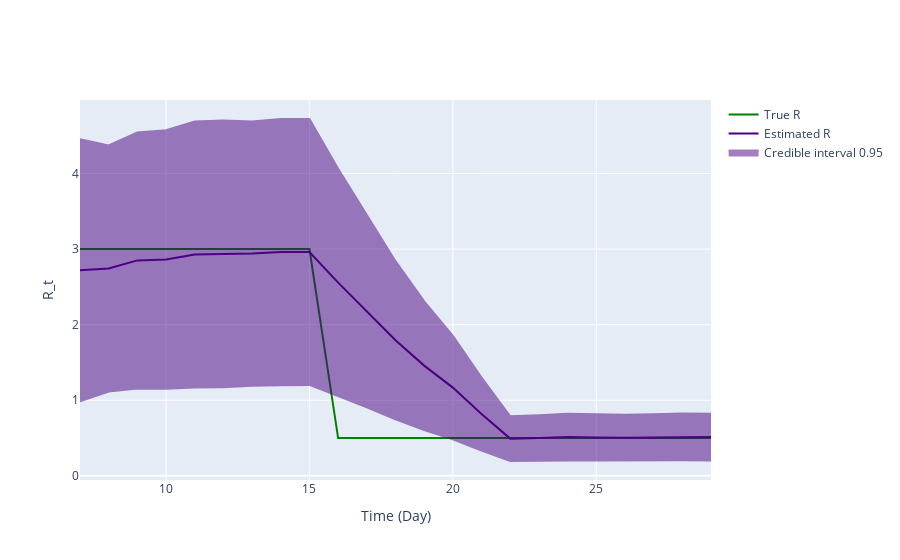

Here is the notebook cell this chart was saved with:
### Code cell
fig = ReproductionNumberPlot()

fig.add_ground_truth_rt(ground_truth)
fig.add_interval_rt(interval2)

fig.update_labels(time_label='Time (Day)', r_label='R_t')

fig.show_figure()

### Figure 1 — Plotly figure (JSON) as saved in the notebook; plotly's stock layout.template omitted (floating-point values rounded to 4 significant figures)
{"data": [{"line": {"color": "green"}, "mode": "lines", "name": "True R", "type": "scatter", "x": [7, 8, 9, 10, 11, 12, 13, 14, 15, 16, 17, 18, 19, 20, 21, 22, 23, 24, 25, 26, 27, 28, 29], "y": [3, 3, 3, 3, 3, 3, 3, 3, 3, 0.5, 0.5, 0.5, 0.5, 0.5, 0.5, 0.5, 0.5, 0.5, 0.5, 0.5, 0.5, 0.5, 0.5]}, {"line": {"color": "indigo"}, "mode": "lines", "name": "Estimated R", "type": "scatter", "x": [7, 8, 9, 10, 11, 12, 13, 14, 15, 16, 17, 18, 19, 20, 21, 22, 23, 24, 25, 26, 27, 28, 29], "y": [2.719, 2.742, 2.85, 2.863, 2.928, 2.935, 2.941, 2.96, 2.962, 2.557, 2.179, 1.795, 1.458, 1.168, 0.817, 0.4925, 0.5003, 0.5125, 0.5089, 0.5036, 0.509, 0.5155, 0.5127]}, {"fill": "toself", "fillcolor": "indigo", "line": {"color": "indigo"}, "mode": "lines", "name": "Credible interval 0.95", "opacity": 0.5, "type": "scatter", "x": [7, 8, 9, 10, 11, 12, 13, 14, 15, 16, 17, 18, 19, 20, 21, 22, 23, 24, 25, 26, 27, 28, 29, 29, 28, 27, 26, 25, 24, 23, 22, 21, 20, 19, 18, 17, 16, 15, 14, 13, 12, 11, 10, 9, 8, 7], "y": [4.453, 4.37, 4.544, 4.573, 4.688, 4.7, 4.688, 4.721, 4.72, 4.062, 3.451, 2.841, 2.31, 1.851, 1.3, 0.7885, 0.8007, 0.8206, 0.8154, 0.8069, 0.815, 0.8252, 0.8217, 0.2038, 0.2059, 0.203, 0.2003, 0.2023, 0.2044, 0.2, 0.1965, 0.334, 0.4845, 0.6071, 0.7486, 0.907, 1.052, 1.203, 1.199, 1.194, 1.171, 1.168, 1.153, 1.156, 1.115, 0.9852]}], "layout": {"hovermode": "x unified", "xaxis": {"title": {"text": "Time (Day)"}}, "yaxis": {"title": {"text": "R_t"}}}}
